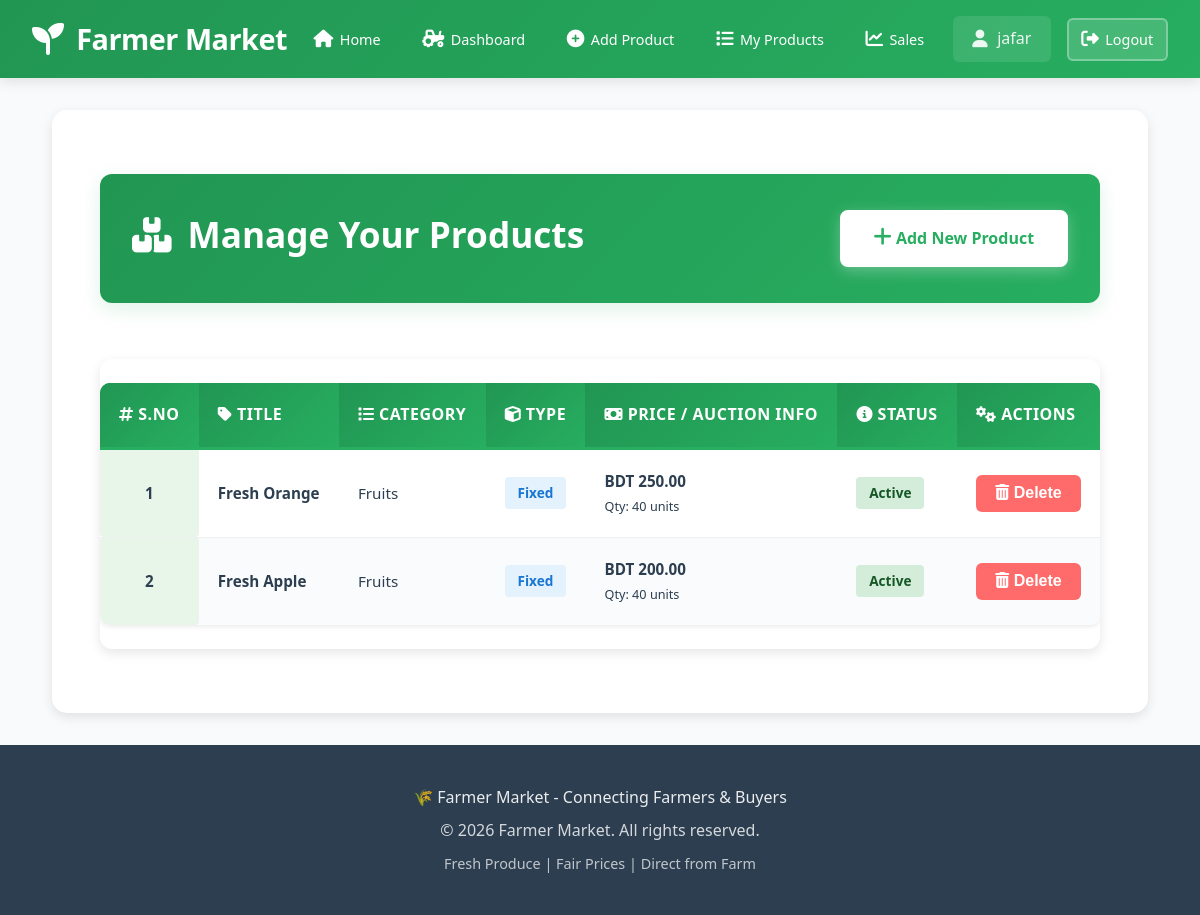
The page /pages/farmer/manage_listings.php (signed in) on the database its author committed.
### tables this page shows
CREATE TABLE listings (
  id INT NOT NULL AUTO_INCREMENT,
  user_id INT NOT NULL,
  category_id INT NOT NULL,
  title VARCHAR(100) NOT NULL,
  description TEXT NOT NULL,
  price DECIMAL(10,2),
  quantity INT NOT NULL,
  images TEXT,
  type ENUM('fixed','auction') NOT NULL,
  starting_bid DECIMAL(10,2),
  min_increment DECIMAL(10,2) DEFAULT 5.00,
  auction_start DATETIME,
  auction_end DATETIME,
  district VARCHAR(100),
  status ENUM('active','sold','ended') DEFAULT 'active',
  winner_id INT,
  PRIMARY KEY (id),
  FOREIGN KEY (user_id) REFERENCES users(id),
  FOREIGN KEY (category_id) REFERENCES categories(id),
  FOREIGN KEY (winner_id) REFERENCES users(id)
);

CREATE TABLE categories (
  id INT NOT NULL AUTO_INCREMENT,
  name VARCHAR(50) NOT NULL,
  PRIMARY KEY (id)
);

### pages/farmer/manage_listings.php (the view, shortened to what this page needs)
<?php
include "../../includes/config.php";
$user_id = $_SESSION['user_id'];
$listings_sql = "SELECT l.*, c.name AS category_name
                 FROM listings l
                 JOIN categories c ON c.id = l.category_id
                 WHERE l.user_id = $user_id
                 ORDER BY l.id DESC";
$listings_res = $conn->query($listings_sql);
include "../../includes/header.php";
?>
<div class="listings-container">
    <div class="listings-header">
        <h2><i class="fas fa-boxes"></i> Manage Your Products</h2>
        <a href="create_listing.php" class="add-product-link"><i class="fas fa-plus"></i> Add New Product</a>
    </div>
    <?php if ($listings_res->num_rows === 0): ?>
        <div class="empty-state">
            <i class="fas fa-inbox"></i>
            <h3>No products yet</h3>
            <p>You have not added any products yet. Start by creating your first listing!</p>
            <a href="create_listing.php" class="add-product-link" style="margin-top: 1rem;">
                <i class="fas fa-plus"></i> Create Your First Product
            </a>
        </div>
    <?php else: ?>
        <div class="table-wrapper">
            <table class="table">
                <thead>
                    <tr>
                        <th><i class="fas fa-hashtag"></i> S.No</th>
                        <th><i class="fas fa-tag"></i> Title</th>
                        <th><i class="fas fa-list"></i> Category</th>
                        <th><i class="fas fa-cube"></i> Type</th>
                        <th><i class="fas fa-money-bill"></i> Price / Auction Info</th>
                        <th><i class="fas fa-info-circle"></i> Status</th>
                        <th><i class="fas fa-cogs"></i> Actions</th>
                    </tr>
                </thead>
                <tbody>
                    <?php
                    $serial = 1;
                    while ($row = $listings_res->fetch_assoc()):
                    ?>
                        <tr>
                            <td class="product-id"><?php echo $serial++; ?></td>
                            <td class="product-title"><?php echo htmlspecialchars($row['title']); ?></td>
                            <td><?php echo htmlspecialchars($row['category_name']); ?></td>
                            <td>
                                <span class="product-type">
                                    <?php echo ucfirst($row['type']); ?>
                                </span>
                            </td>
                            <td>
                                <?php if ($row['type'] === 'fixed'): ?>
                                    <strong>BDT <?php echo number_format($row['price'], 2); ?></strong><br>
                                    <small>Qty: <?php echo (int)$row['quantity']; ?> units</small>
                                <?php else: ?>
                                    <strong>BDT <?php echo number_format($row['starting_bid'], 2); ?></strong> (Starting)<br>
                                    <small>Start: <?php echo date('M d, H:i', strtotime($row['auction_start'])); ?></small><br>
                                    <small>End: <?php echo date('M d, H:i', strtotime($row['auction_end'])); ?></small>
                                <?php endif; ?>
                            </td>
                            <td>
                                <span class="status-<?php echo $row['status']; ?>">
                                    <?php echo ucfirst($row['status']); ?>
                                </span>
                            </td>
                            <td>
                                <form method="POST"
                                      style="display:inline;"
                                      onsubmit="return confirm('Are you sure you want to delete this product?');">
                                    <button type="submit" class="delete-btn">
                                        <i class="fas fa-trash-alt"></i> Delete
                                    </button>
                                </form>
                            </td>
                        </tr>
                    <?php endwhile; ?>
                </tbody>
            </table>
        </div>
    <?php endif; ?>
<?php include "../../includes/footer.php"; ?>

### assets/css/style.css (style rules this page uses)
:root { --primary-color: #27ae60; --primary-dark: #219653; --primary-light: #6fcf97; --secondary-color: #f39c12; --accent-color: #3498db; --success: #27ae60; --warning: #f39c12; --danger: #e74c3c; --info: #3498db; --dark: #2c3e50; --gray-dark: #34495e; --gray: #95a5a6; --gray-light: #ecf0f1; --white: #ffffff; --shadow-sm: 0 2px 4px rgba(0,0,0,0.08); --shadow-md: 0 4px 12px rgba(0,0,0,0.1); --shadow-lg: 0 8px 24px rgba(0,0,0,0.12); --radius-sm: 6px; --radius-md: 10px; --radius-lg: 15px; --transition: all 0.3s ease; }
* { margin: 0; padding: 0; box-sizing: border-box; }
body { font-family: 'Segoe UI', Tahoma, Geneva, Verdana, sans-serif; line-height: 1.6; color: var(--dark); background: #f8fafc; min-height: 100vh; display: flex; flex-direction: column; }
h2, h3 { color: var(--dark); margin-bottom: 1.5rem; }
h2 { font-size: 2rem; font-weight: 600; border-bottom: 3px solid var(--primary-color); padding-bottom: 0.5rem; display: inline-block; }
form { max-width: 600px; margin: 2rem 0; }
button, .btn, input[type="submit"] { display: inline-block; padding: 0.85rem 2rem; background: var(--primary-color); color: var(--white); border: none; border-radius: var(--radius-sm); font-size: 1rem; font-weight: 600; cursor: pointer; transition: var(--transition); text-decoration: none; text-align: center; }
.table { width: 100%; border-collapse: collapse; margin: 1.5rem 0; background: var(--white); border-radius: var(--radius-md); overflow: hidden; box-shadow: var(--shadow-sm); }
.table thead { background: linear-gradient(135deg, var(--primary-dark), var(--primary-color)); }
.table th { color: var(--white); font-weight: 600; text-align: left; padding: 1rem; font-size: 0.95rem; text-transform: uppercase; letter-spacing: 0.5px; }
.table td { padding: 1rem; border-bottom: 1px solid #f0f0f0; color: var(--dark); }
.table tbody tr { transition: var(--transition); }
.table tbody tr:last-child td { border-bottom: none; }

### pages/farmer/manage_listings.php (style rules this page uses)
.listings-container { max-width: 1200px; margin: 2rem auto; padding: 0 1rem; }
.listings-header { display: flex; justify-content: space-between; align-items: center; gap: 2rem; margin-bottom: 3.5rem; background: linear-gradient(135deg, var(--primary-dark), var(--primary-color)); color: white; padding: 2rem; border-radius: 12px; box-shadow: 0 6px 20px rgba(39, 174, 96, 0.15); }
.listings-header h2 { margin: 0; font-size: 2.2rem; color: white; border: none; display: flex; align-items: center; gap: 1rem; }
.add-product-link { display: inline-block; background: white; color: var(--primary-color); padding: 0.85rem 2rem; border-radius: 8px; text-decoration: none; font-weight: 700; transition: all 0.3s; box-shadow: 0 4px 15px rgba(255, 255, 255, 0.3); border: 2px solid white; white-space: nowrap; }
.add-product-link i { font-size: 1.3rem; }
.table-wrapper { background: white; border-radius: 12px; overflow: hidden; box-shadow: var(--shadow-md); }
.table { width: 100%; border-collapse: collapse; }
.table th { background: linear-gradient(135deg, var(--primary-dark), var(--primary-color)); color: white; padding: 1.2rem; text-align: left; font-weight: 700; font-size: 1rem; border-bottom: 3px solid var(--primary-color); }
.table td { padding: 1.2rem; border-bottom: 1px solid #ecf0f1; font-size: 0.95rem; }
.table tbody tr { transition: background 0.3s ease; }
.table tbody tr:nth-child(even) { background: #fafbfc; }
.product-id { font-weight: 700; color: var(--primary-color); font-size: 1.1rem; background: #e8f5e9; padding: 0.4rem 0.8rem; border-radius: 4px; text-align: center; }
.product-title { font-weight: 600; color: var(--dark); }
.product-type { display: inline-block; padding: 0.3rem 0.8rem; background: #e3f2fd; color: #1976d2; border-radius: 4px; font-weight: 600; font-size: 0.85rem; }
.status-active { display: inline-block; padding: 0.3rem 0.8rem; background: #d4edda; color: #155724; border-radius: 4px; font-weight: 600; font-size: 0.85rem; }
.delete-btn { background: #ff6b6b; color: white; border: none; padding: 0.6rem 1.2rem; border-radius: 6px; cursor: pointer; transition: all 0.3s; font-weight: 600; }

### rows shown on the page
listings: title "Fresh Orange", category.name "Fruits", type "Fixed", price "250.00", quantity "40", status "Active"
listings: title "Fresh Apple", category.name "Fruits", type "Fixed", price "200.00", quantity "40", status "Active"

### other values the page prints
$_SESSION['username'] "jafar"
